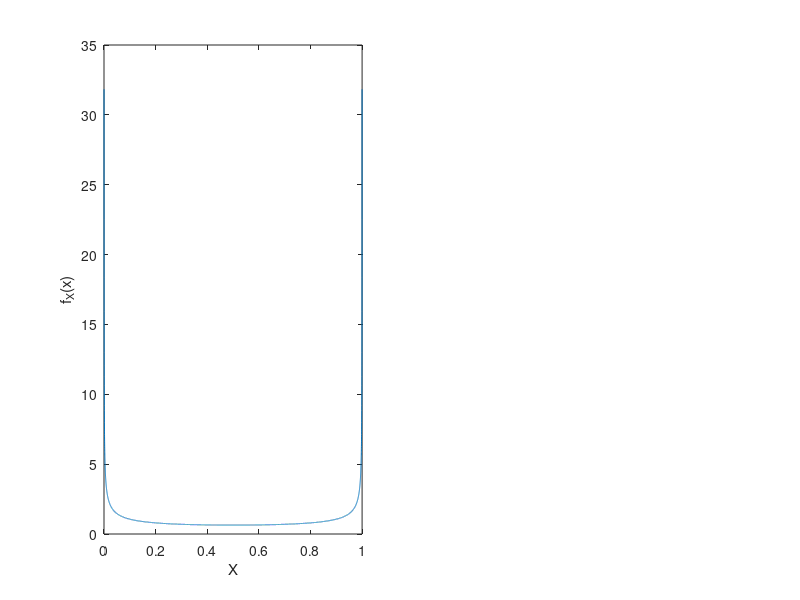

Reproduce this figure in MATLAB. (Note: this script raises an error after producing the figure.)
clear all;

% List of alpha and beta to test
alpha = [0.5, 1.5];
beta = [0.5, 1.5];
% Fine partition to plot over
x = [0:0.0001:1];

% Test each alpha and beta combination for the Beta distribution
for i = 1:2
    subplot(1, 2, i)
    plot(x, betapdf(x, alpha(i), beta(i)))
    xlabel("X")
    ylabel("f_X(x)")
    title("Beta distribution for \alpha = " + alpha(i) + ", \beta = " + ...
        beta(i))
    set(gca, 'FontSize', 16)
end
